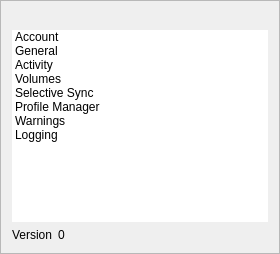
      <widget class="ColoredFrame" name="frame_3">
       <property name="frameShape">
        <enum>QFrame::StyledPanel</enum>
       </property>
       <property name="frameShadow">
        <enum>QFrame::Raised</enum>
       </property>
       <property name="lineWidth">
        <number>0</number>
       </property>
       <layout class="QVBoxLayout" name="verticalLayout_5">
        <property name="topMargin">
         <number>9</number>
        </property>
        <item>
         <widget class="QLabel" name="logo">
          <property name="sizePolicy">
           <sizepolicy hsizetype="Fixed" vsizetype="Fixed">
            <horstretch>0</horstretch>
            <verstretch>0</verstretch>
           </sizepolicy>
          </property>
          <property name="font">
           <font>
            <stylestrategy>PreferAntialias</stylestrategy>
            <kerning>false</kerning>
           </font>
          </property>
          <property name="text">
           <string notr="true"/>
          </property>
          <property name="pixmap">
           <pixmap resource="../assets/sxdrive/graphics.qrc">:/icons/systemicon.png</pixmap>
          </property>
          <property name="scaledContents">
           <bool>false</bool>
          </property>
         </widget>
        </item>
        <item>
         <widget class="QListWidget" name="configPagesList">
          <property name="sizePolicy">
           <sizepolicy hsizetype="Maximum" vsizetype="Expanding">
            <horstretch>0</horstretch>
            <verstretch>0</verstretch>
           </sizepolicy>
          </property>
          <property name="frameShape">
           <enum>QFrame::NoFrame</enum>
          </property>
          <property name="lineWidth">
           <number>0</number>
          </property>
          <property name="verticalScrollBarPolicy">
           <enum>Qt::ScrollBarAlwaysOff</enum>
          </property>
          <property name="horizontalScrollBarPolicy">
           <enum>Qt::ScrollBarAlwaysOff</enum>
          </property>
          <property name="editTriggers">
           <set>QAbstractItemView::NoEditTriggers</set>
          </property>
          <property name="showDropIndicator" stdset="0">
           <bool>false</bool>
          </property>
          <property name="spacing">
           <number>4</number>
          </property>
          <property name="uniformItemSizes">
           <bool>true</bool>
          </property>
          <property name="selectionRectVisible">
           <bool>true</bool>
          </property>
          <property name="currentRow">
           <number>-1</number>
          </property>
          <item>
           <property name="text">
            <string>Account</string>
           </property>
           <property name="flags">
            <set>ItemIsSelectable|ItemIsUserCheckable|ItemIsEnabled</set>
           </property>
          </item>
          <item>
           <property name="text">
            <string>General</string>
           </property>
          </item>
          <item>
           <property name="text">
            <string>Activity</string>
           </property>
          </item>
          <item>
           <property name="text">
            <string>Volumes</string>
           </property>
          </item>
          <item>
           <property name="text">
            <string>Selective Sync</string>
           </property>
          </item>
          <item>
           <property name="text">
            <string>Profile Manager</string>
           </property>
          </item>
          <item>
           <property name="text">
            <string>Warnings</string>
           </property>
          </item>
          <item>
           <property name="text">
            <string>Logging</string>
           </property>
          </item>
         </widget>
        </item>
        <item>
         <layout class="QHBoxLayout" name="horizontalLayout_7">
          <item>
           <widget class="QLabel" name="versionLabel0">
            <property name="sizePolicy">
             <sizepolicy hsizetype="Maximum" vsizetype="Preferred">
              <horstretch>0</horstretch>
              <verstretch>0</verstretch>
             </sizepolicy>
            </property>
            <property name="text">
             <string>Version</string>
            </property>
           </widget>
          </item>
          <item>
           <widget class="QLabel" name="versionLabel">
            <property name="sizePolicy">
             <sizepolicy hsizetype="Preferred" vsizetype="Preferred">
              <horstretch>0</horstretch>
              <verstretch>0</verstretch>
             </sizepolicy>
            </property>
            <property name="text">
             <string notr="true">0</string>
            </property>
           </widget>
          </item>
         </layout>
        </item>
       </layout>
      </widget>
